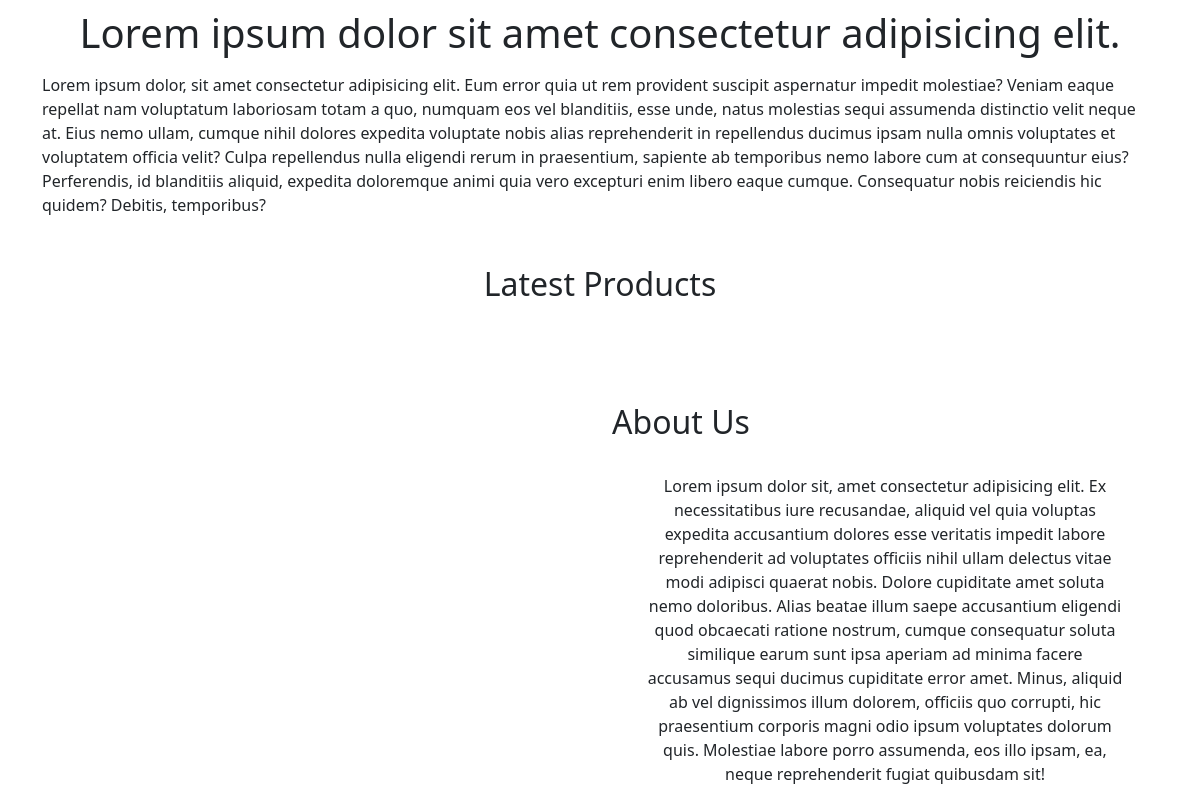
The app's page / (lower part), older data.
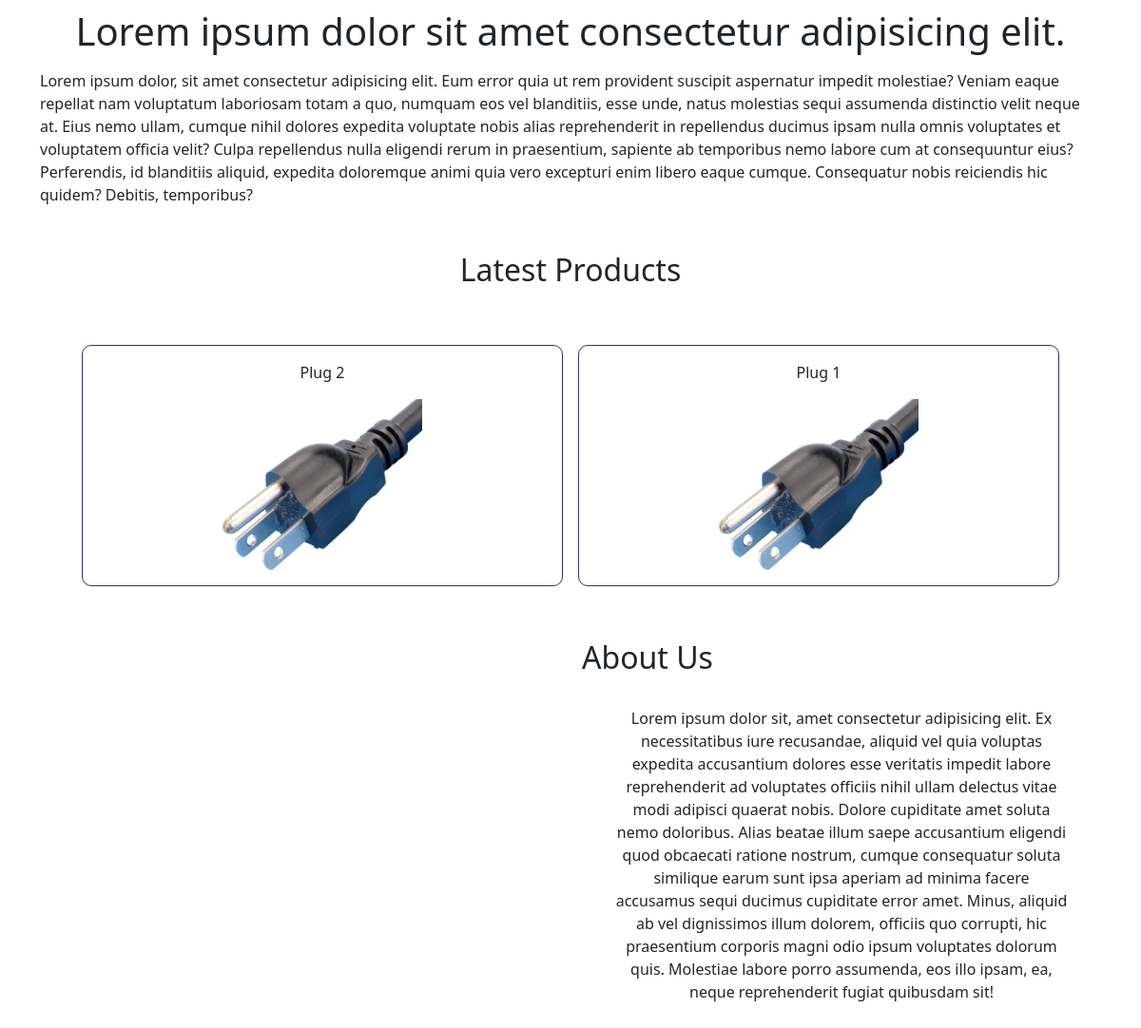
The same page, newer data.
### vish_app/models.py (models this page shows, shortened)
class Products(models.Model):
    product_title = models.CharField(max_length=50)
    product_description = models.TextField()
    product_price = models.CharField(max_length=10)
    product_image = models.ImageField()
    date = models.DateTimeField(default=timezone.now)

### vish_app/views.py (the view)
# urls.py: path('', HomePageView.as_view(), name='home-page'),
class HomePageView(TemplateView):
    template_name = 'vish_app/home-page.html'
    model = Products
    def get_context_data(self, **kwargs):
        context = super(HomePageView, self).get_context_data(**kwargs)
        context['products'] = Products.objects.order_by('-date')[:3]
        return context

### vish_app/templates/vish_app/home-page.html (shortened to what this page needs)
{% extends 'vish_app/base.html' %}
{% load static %}
{% block body %}
<div class="container col-auto my-5">
    <h1 class="mt-2 p-2 text-center">Lorem ipsum dolor sit amet consectetur adipisicing elit.</h1>
    <p>Lorem ipsum dolor, sit amet consectetur adipisicing elit. Eum error quia ut rem provident suscipit aspernatur impedit molestiae? Veniam eaque repellat nam voluptatum laboriosam totam a quo, numquam eos vel blanditiis, esse unde, natus molestias sequi assumenda distinctio velit neque at. Eius nemo ullam, cumque nihil dolores expedita voluptate nobis alias reprehenderit in repellendus ducimus ipsam nulla omnis voluptates et voluptatem officia velit? Culpa repellendus nulla eligendi rerum in praesentium, sapiente ab temporibus nemo labore cum at consequuntur eius? Perferendis, id blanditiis aliquid, expedita doloremque animi quia vero excepturi enim libero eaque cumque. Consequatur nobis reiciendis hic quidem? Debitis, temporibus?</p>
</div>
<div class="container text-center">
    <h2 class="mb-1">Latest Products</h2>
    <div class="row p-5">
            {% if products %}
                {% for product in products %}
                    <div class="col-sm p-3 m-2" id="homePageProducts">
                        <p>{{ product.product_title }}</p>
                        <img src="{{ product.product_image.url }}" alt="" width="210" height="180">
                    </div>
                {% endfor %}
            {% endif %}
    </div>
</div>
<div class="container">
    <div class="row">
        <div class="col-sm">
        </div>
        <div class="col-sm">
            <h2>About Us</h2>
            <p class="text-center m-3 p-3">Lorem ipsum dolor sit, amet consectetur adipisicing elit. Ex necessitatibus iure recusandae, aliquid vel quia voluptas expedita accusantium dolores esse veritatis impedit labore reprehenderit ad voluptates officiis nihil ullam delectus vitae modi adipisci quaerat nobis. Dolore cupiditate amet soluta nemo doloribus. Alias beatae illum saepe accusantium eligendi quod obcaecati ratione nostrum, cumque consequatur soluta similique earum sunt ipsa aperiam ad minima facere accusamus sequi ducimus cupiditate error amet. Minus, aliquid ab vel dignissimos illum dolorem, officiis quo corrupti, hic praesentium corporis magni odio ipsum voluptates dolorum quis. Molestiae labore porro assumenda, eos illo ipsam, ea, neque reprehenderit fugiat quibusdam sit!</p>
        </div>
    </div>
</div>
{% endblock body %}

Row changes from the older to the newer data that the page shows:
added Products: product_title "Plug 2", product_image (picture)
added Products: product_title "Plug 1", product_image (picture)
